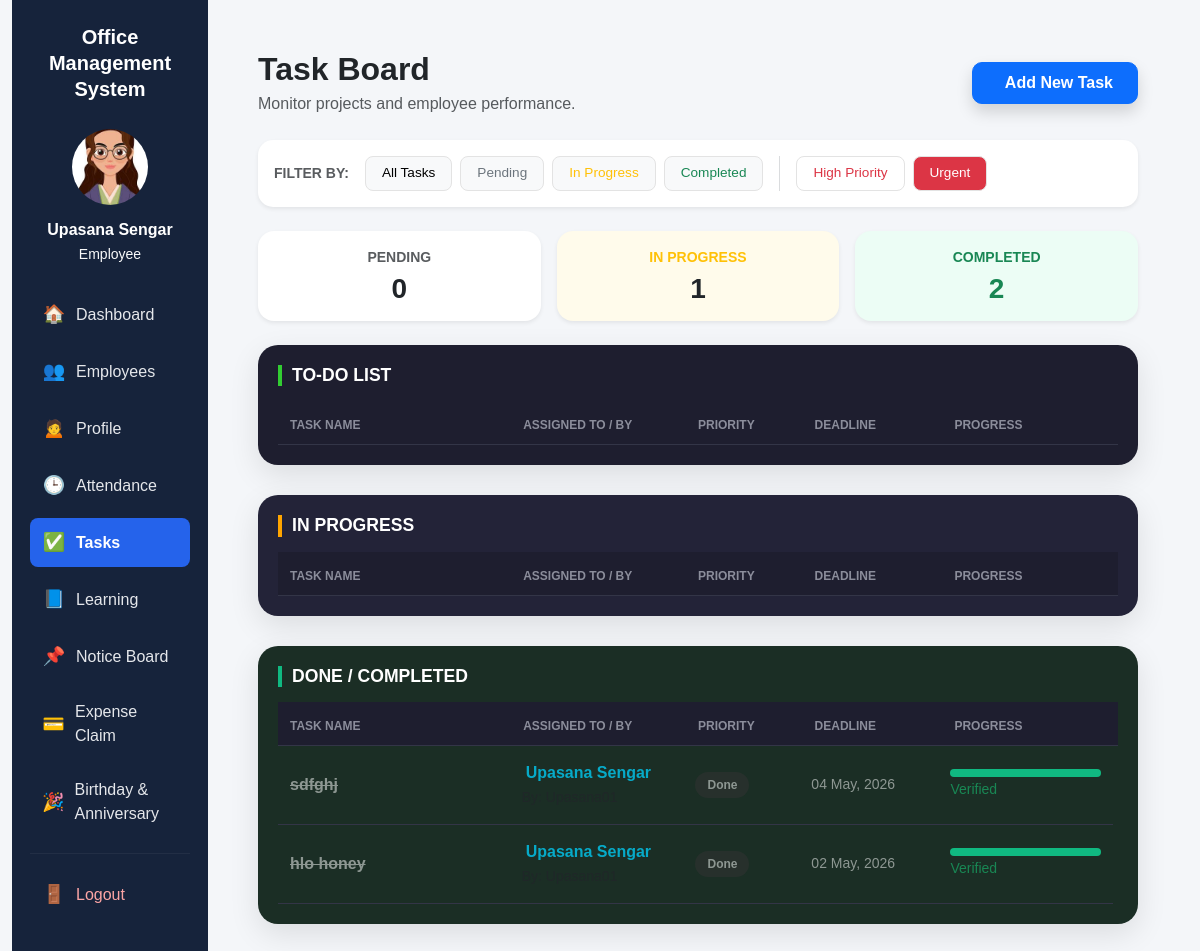
The page /tasks/?status=Completed (signed in) on the database its author committed.
### apps/employees/models.py (models this page shows, shortened)
class Employee(models.Model):
    user = models.OneToOneField(User, on_delete=models.CASCADE, null=True, blank=True)
    photo = models.ImageField(upload_to='employees/', blank=True, null=True)
    name = models.CharField(max_length=100)
    email = models.EmailField()
    phone = models.CharField(max_length=20, blank=True, null=True)
    department = models.CharField(max_length=100)
    position = models.CharField(max_length=100, blank=True, null=True)
    about_me = models.TextField(blank=True, null=True, help_text="Employee self-description")
    date_joined = models.DateField(auto_now_add=True)
    leave_balance = models.IntegerField(default=10)

### apps/tasks/models.py (models this page shows, shortened)
class Task(models.Model):
    STATUS_CHOICES = [('Pending', 'Pending'), ('In Progress', 'In Progress'), ('Completed', 'Completed')]
    PRIORITY_CHOICES = [('Low', 'Low'), ('Medium', 'Medium'), ('High', 'High'), ('Urgent', 'Urgent')]
    title = models.CharField(max_length=200)
    description = models.TextField(blank=True, null=True)
    employee = models.ForeignKey(Employee, on_delete=models.CASCADE, related_name='tasks') # Kisko diya
    assigned_by = models.ForeignKey(User, on_delete=models.SET_NULL, null=True) # Kisne diya
    status = models.CharField(max_length=50, choices=STATUS_CHOICES, default='Pending')
    priority = models.CharField(max_length=50, choices=PRIORITY_CHOICES, default='Medium')
    deadline = models.DateField(blank=True, null=True)
    progress = models.IntegerField(default=0)

### apps/tasks/views.py (the view)
# urls.py: path('', views.task_list, name='task_list'),
@login_required
def task_list(request):
    all_tasks = Task.objects.all().select_related('employee', 'assigned_by').order_by('-id')
    status_query = request.GET.get('status')
    priority_query = request.GET.get('priority')
    tasks = all_tasks
    if status_query:
        tasks = tasks.filter(status=status_query)
    if priority_query:
        tasks = tasks.filter(priority=priority_query)
    pending_count = all_tasks.filter(status='Pending').count()
    progress_count = all_tasks.filter(status='In Progress').count()
    completed_count = all_tasks.filter(status='Completed').count()
    return render(request, 'tasks/list.html', {
        'tasks': tasks,
        'pending_count': pending_count,
        'progress_count': progress_count,
        'completed_count': completed_count,
    })

### templates/tasks/list.html (shortened to what this page needs)
{% extends 'base.html' %}
{% block content %}
<div class="task-board-container">
    <div class="d-flex justify-content-between align-items-center mb-4 flex-wrap gap-3">
        <div>
            <h2 class="fw-bold mb-1">Task Board</h2>
            <p class="text-muted mb-0">Monitor projects and employee performance.</p>
        </div>
        <a href="{% url 'add_task' %}" class="btn btn-primary task-top-btn px-4 py-2 shadow">
             Add New Task
        </a>
    </div>
    <div class="card p-3 shadow-sm mb-4 border-0" style="border-radius: 15px;">
        <div class="d-flex gap-2 flex-wrap align-items-center">
            <span class="text-muted small fw-bold me-2">FILTER BY:</span>
            <a href="{% url 'task_list' %}" class="btn btn-light btn-sm quick-filter-btn">All Tasks</a>
            <a href="{% url 'task_list' %}?status=Pending" class="btn btn-light btn-sm quick-filter-btn text-secondary">Pending</a>
            <a href="{% url 'task_list' %}?status=In Progress" class="btn btn-light btn-sm quick-filter-btn text-warning">In Progress</a>
            <a href="{% url 'task_list' %}?status=Completed" class="btn btn-light btn-sm quick-filter-btn text-success">Completed</a>
            <a href="{% url 'task_list' %}?priority=High" class="btn btn-outline-danger btn-sm quick-filter-btn">High Priority</a>
            <a href="{% url 'task_list' %}?priority=Urgent" class="btn btn-danger btn-sm quick-filter-btn">Urgent</a>
        </div>
    </div>
    <div class="row g-3 mb-4">
        <div class="col-6 col-md-4">
            <div class="card p-3 shadow-sm text-center border-0" style="border-radius: 16px;">
                <p class="text-muted small mb-1 fw-bold">PENDING</p>
                <h3 class="fw-bold mb-0">{{ pending_count }}</h3>
            </div>
        </div>
        <div class="col-6 col-md-4">
            <div class="card p-3 shadow-sm text-center border-0" style="background:#fffbeb; border-radius: 16px;">
                <p class="text-warning small mb-1 fw-bold">IN PROGRESS</p>
                <h3 class="fw-bold mb-0">{{ progress_count }}</h3>
            </div>
        </div>
        <div class="col-12 col-md-4">
            <div class="card p-3 shadow-sm text-center border-0" style="background:#ecfdf5; border-radius: 16px;">
                <p class="text-success small mb-1 fw-bold">COMPLETED</p>
                <h3 class="fw-bold mb-0 text-success">{{ completed_count }}</h3>
            </div>
        </div>
    </div>
    <div class="task-section">
        <h5 class="section-title">To-Do List</h5>
        <div class="task-table-wrapper">
            <div class="task-row task-header">
                <div>Task Name</div>
                <div>Assigned To / By</div>
                <div>Priority</div>
                <div>Deadline</div>
                <div>Progress</div>
            </div>
        </div>
    </div>
    <div class="task-section" style="background: #232338;">
        <h5 class="section-title" style="border-color: orange;">In Progress</h5>
        <div class="task-table-wrapper">
            <div class="task-row task-header">
                <div>Task Name</div>
                <div>Assigned To / By</div>
                <div>Priority</div>
                <div>Deadline</div>
                <div>Progress</div>
            </div>
        </div>
    </div>
    <div class="task-section" style="background: #1b2e25;">
        <h5 class="section-title" style="border-color: #10b981;">Done / Completed</h5>
        <div class="task-table-wrapper">
            <div class="task-row task-header">
                <div>Task Name</div>
                <div>Assigned To / By</div>
                <div>Priority</div>
                <div>Deadline</div>
                <div>Progress</div>
            </div>
            <div class="task-scroll-area">
                {% for task in tasks %}
                    {% if task.status == "Completed" %}
                    <div class="task-row">
                        <div class="fw-bold text-decoration-line-through opacity-50">{{ task.title }}</div>
                        <div>
                            <span class="emp-name-highlight opacity-75"> {{ task.employee.name }}</span>
                            <br><small class="text-muted">By: {{ task.assigned_by.username|default:"Admin" }}</small>
                        </div>
                        <div><span class="priority-pill opacity-50" style="background:#333; color:#fff;">Done</span></div>
                        <div class="small opacity-50">{{ task.deadline|date:"d M, Y" }}</div>
                        <div>
                            <div class="progress-track"><div class="progress-fill" style="width:100%; background: #10b981;"></div></div>
                            <span class="progress-text small text-success">Verified</span>
                        </div>
                    </div>
                    {% endif %}
                {% endfor %}
            </div>
        </div>
    </div>
</div>
{% endblock %}

### templates/base.html (shortened to what this page needs)
<!DOCTYPE html>
<html>
<head>
    <link href="https://cdn.jsdelivr.net/npm/bootstrap@5.3.0/dist/css/bootstrap.min.css" rel="stylesheet">
</head>
<body>
{% if user.is_authenticated %}
<div class="container-fluid">
    <div class="row g-0">
        <div class="col-md-2 sidebar">
            <div class="sidebar-title">
                Office<br>Management<br>System
            </div>
            <div class="profile-box">
                {% if request.user.employee and request.user.employee.photo %}
                    <img src="{{ request.user.employee.photo.url }}" alt="Profile Photo">
                {% else %}
                    <div class="profile-placeholder">👤</div>
                {% endif %}
                <div class="fw-bold">
                    {% if request.user.employee %}
                        {{ request.user.employee.name }}
                    {% else %}
                        {{ request.user.username }}
                    {% endif %}
                </div>
                <small class="text-light">Employee</small>
            </div>
            <div class="sidebar-nav">
                <a href="/dashboard/" class="{% if '/dashboard/' in request.path %}active-link{% endif %}">
                    <span class="sidebar-icon">🏠</span><span>Dashboard</span>
                </a>
                <a href="/employees/" class="{% if request.path == '/employees/' %}active-link{% endif %}">
                    <span class="sidebar-icon">👥</span><span>Employees</span>
                </a>
                <a href="/employees/profile/" class="{% if '/employees/profile/' in request.path %}active-link{% endif %}">
                    <span class="sidebar-icon">🙍</span><span>Profile</span>
                </a>
                <a href="/attendance/" class="{% if request.path == '/attendance/' %}active-link{% endif %}">
                    <span class="sidebar-icon">🕒</span><span>Attendance</span>
                </a>
                <a href="/tasks/" class="{% if '/tasks/' in request.path %}active-link{% endif %}">
                    <span class="sidebar-icon">✅</span><span>Tasks</span>
                </a>
                <a href="/learning/" class="{% if '/learning/' in request.path %}active-link{% endif %}">
                    <span class="sidebar-icon">📘</span><span>Learning</span>
                </a>
                <a href="/notices/" class="{% if '/notices/' in request.path %}active-link{% endif %}">
                    <span class="sidebar-icon">📌</span><span>Notice Board</span>
                </a>
                <a href="/expenses/" class="{% if '/expenses/' in request.path %}active-link{% endif %}">
                    <span class="sidebar-icon">💳</span><span>Expense Claim</span>
                </a>
                <a href="/birthday-anniversary/" class="{% if '/birthday-anniversary/' in request.path %}active-link{% endif %}">
                    <span class="sidebar-icon">🎉</span><span>Birthday & Anniversary</span>
                </a>
                <hr style="border-color: rgba(255,255,255,0.2);">
                <a href="/accounts/logout/" style="color:#fca5a5;">
                    <span class="sidebar-icon">🚪</span><span>Logout</span>
                </a>
            </div>
        </div>
        <div class="col-md-10 main-content">
            {% block content %}{% endblock %}
        </div>
    </div>
</div>
{% else %}
<div class="container mt-5">
    {% block login_content %}{% endblock %}
</div>
{% endif %}
</body>
</html>

### templates/base.html (style rules this page uses)
html { scroll-behavior: smooth; }
body { background-color: #f4f6f9; margin: 0; font-family: Arial, sans-serif; }
.sidebar { min-height: 100vh; background: #16233b; color: white; padding: 24px 18px; }
.sidebar-title { text-align: center; font-size: 20px; font-weight: 700; line-height: 1.3; margin-bottom: 24px; }
.profile-box { text-align: center; margin-bottom: 24px; }
.profile-box img, .profile-placeholder { width: 82px; height: 82px; border-radius: 50%; object-fit: cover; margin-bottom: 10px; transition: transform 0.25s ease, box-shadow 0.25s ease, border 0.25s ease; border: 3px solid transparent; }
.sidebar-nav a { display: flex; align-items: center; gap: 10px; color: #e5e7eb; padding: 11px 12px; margin-bottom: 8px; text-decoration: none; border-radius: 8px; transition: background 0.25s ease, color 0.25s ease, transform 0.2s ease; }
.sidebar-nav a.active-link { background: #2563eb; font-weight: 600; color: white; }
.sidebar-icon { width: 24px; text-align: center; font-size: 18px; transition: transform 0.2s ease, filter 0.2s ease; }
.main-content { padding: 30px; min-height: 100vh; }

### templates/tasks/list.html (style rules this page uses)
:root { --dark-bg: #1e1e2f; --card-bg: #27293d; --text-muted: #8b8d9b; --accent-cyan: #00d4ff; --accent-orange: #ff9800; --accent-green: #10b981; }
.task-board-container { padding: 20px; }
.task-scroll-area { max-height: 280px; overflow-y: auto; overflow-x: hidden; padding-right: 5px; }
.task-top-btn { transition: all 0.3s ease; border-radius: 10px; font-weight: 600; }
.quick-filter-btn { border-radius: 8px; padding: 6px 16px; font-size: 0.85rem; transition: all 0.2s; border: 1px solid #e3e3e3; text-decoration: none; display: inline-block; }
.task-section { background: var(--dark-bg); color: white; border-radius: 20px; padding: 20px; margin-bottom: 30px; box-shadow: 0 10px 30px rgba(0,0,0,0.1); }
.section-title { font-size: 1.1rem; font-weight: 700; margin-bottom: 15px; padding-left: 10px; border-left: 4px solid limegreen; text-transform: uppercase; }
.task-row { display: grid; grid-template-columns: 2fr 1.5fr 1fr 1.2fr 1.3fr; padding: 15px 12px; border-bottom: 1px solid #333547; align-items: center; }
.task-header { font-weight: 700; color: var(--text-muted); text-transform: uppercase; font-size: 0.75rem; position: sticky; top: 0; background: var(--dark-bg); z-index: 10; padding-bottom: 10px; }
.emp-name-highlight { color: var(--accent-cyan); font-weight: 700; }
.priority-pill { padding: 4px 12px; border-radius: 20px; font-size: 0.75rem; font-weight: 700; text-align: center; display: inline-block; }
.progress-track { background: #333547; border-radius: 10px; height: 8px; overflow: hidden; }
.progress-fill { background: linear-gradient(90deg, #00f2fe 0%, #4facfe 100%); height: 100%; }

### rows shown on the page
Task: title "sdfghj", employee.name "Upasana Sengar", deadline "04 May, 2026"
Task: title "hlo honey", employee.name "Upasana Sengar", deadline "02 May, 2026"

### other values the page prints
{{ request.user.employee.name }} "Upasana Sengar"
{{ pending_count }} "0"
{{ progress_count }} "1"
{{ completed_count }} "2"
